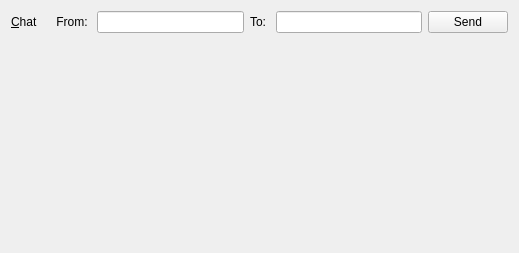
<?xml version="1.0" encoding="UTF-8"?>
<ui version="4.0">
 <class>ChatUi</class>
 <widget class="QWidget" name="ChatUi">
  <property name="geometry">
   <rect>
    <x>0</x>
    <y>0</y>
    <width>519</width>
    <height>253</height>
   </rect>
  </property>
  <layout class="QVBoxLayout" name="verticalLayout">
   <item>
    <layout class="QHBoxLayout" name="horizontalLayout_2">
     <item>
      <widget class="QLabel" name="label">
       <property name="text">
        <string>&amp;Chat      From: </string>
       </property>
       <property name="buddy">
        <cstring>chat_work_area_</cstring>
       </property>
      </widget>
     </item>
     <item>
      <widget class="QLineEdit" name="fromLE"/>
     </item>
     <item>
      <widget class="QLabel" name="label_2">
       <property name="text">
        <string>To: </string>
       </property>
      </widget>
     </item>
     <item>
      <widget class="QLineEdit" name="destLE"/>
     </item>
     <item>
      <widget class="QPushButton" name="sendPB">
       <property name="text">
        <string>Send</string>
       </property>
      </widget>
     </item>
    </layout>
   </item>
   <item>
    <widget class="lyx::frontend::EmbeddedWorkArea" name="chat_work_area_" native="true">
     <property name="sizePolicy">
      <sizepolicy hsizetype="MinimumExpanding" vsizetype="MinimumExpanding">
       <horstretch>0</horstretch>
       <verstretch>0</verstretch>
      </sizepolicy>
     </property>
     <property name="minimumSize">
      <size>
       <width>0</width>
       <height>200</height>
      </size>
     </property>
    </widget>
   </item>
  </layout>
 </widget>
 <customwidgets>
  <customwidget>
   <class>lyx::frontend::EmbeddedWorkArea</class>
   <extends>QWidget</extends>
   <header>GuiWorkArea.h</header>
   <container>1</container>
  </customwidget>
 </customwidgets>
 <resources/>
 <connections/>
</ui>
